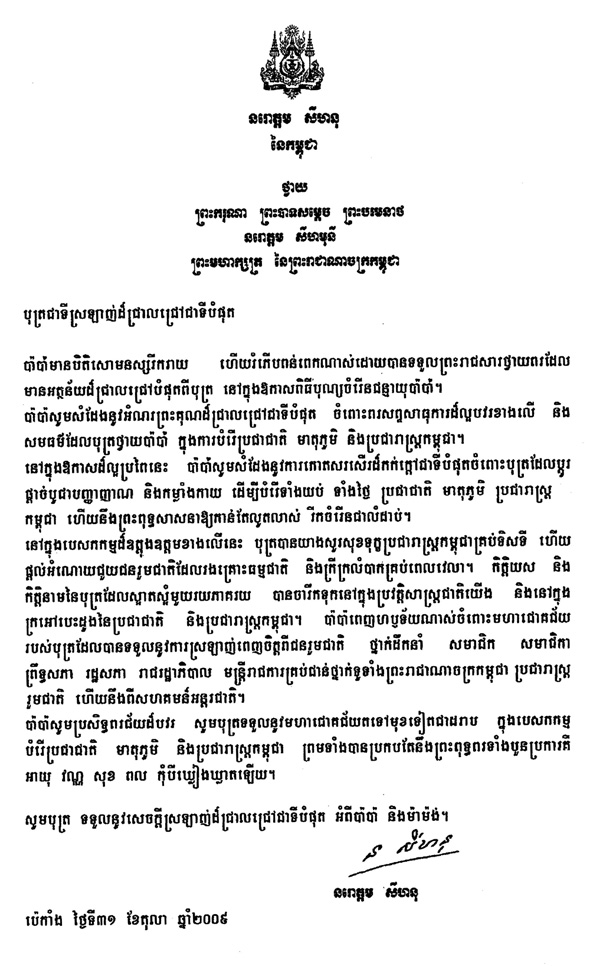
#> input picture data/images/doc1.jpg, 590 x 966 px
$ python -i segmentation.py   (imports and definitions only)
#> lines starting #> are read from the running program, lines starting #| are printed output that depends on the picture; after the words box and inside, x2 and y2 are one past the last pixel; in counts of white or black regions, pixels touching at a corner belong together
#> further down, picture is the input picture: shape (966, 590, 3); min 0, max 255, mean 229
"""
Text region segmentation for Khmer OCR
Identifies different types of text regions (dark, light, medium)
and detects word/line bounding boxes with reading order sorting.
"""

import cv2
import numpy as np

from .config import PINK, ENDC, IMAGE_PROCESSING


def ensure_grayscale(image):
    """Convert BGR to grayscale"""
    if len(image.shape) == 3:
        return cv2.cvtColor(image, cv2.COLOR_BGR2GRAY)
    return image


def segment_text_regions(image):
    """Segment text regions using multiple thresholding strategies"""
    print(PINK + "Segmenting text regions..." + ENDC)
    gray = ensure_grayscale(image)
    masks = []

    # Dark text on light background
    _, dark_text_mask = cv2.threshold(
        gray, 0, 255, cv2.THRESH_BINARY_INV + cv2.THRESH_OTSU
    )
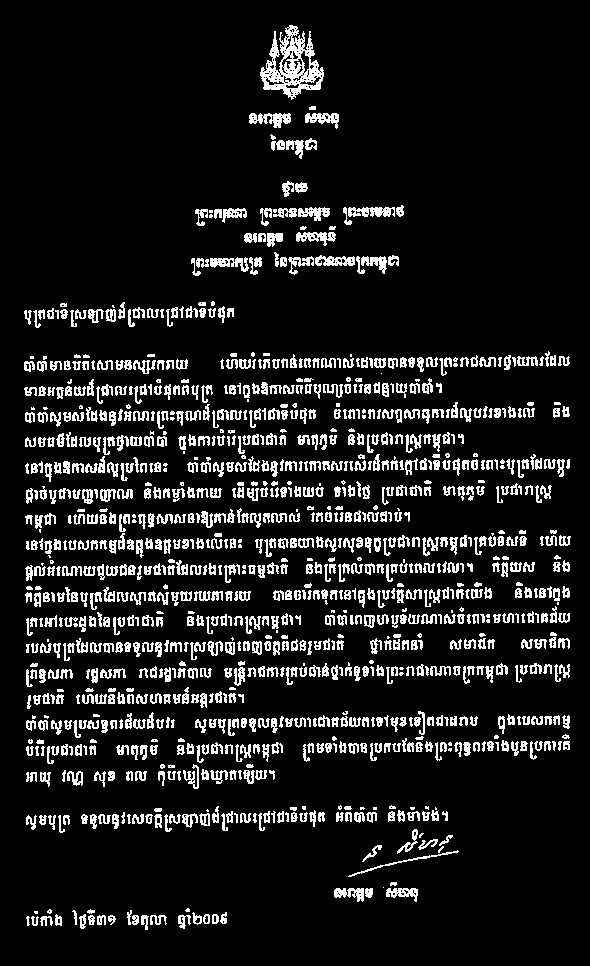
#> dark_text_mask: shape (966, 590); 11% white in thin lines or dots, all inside (x1, y1, x2, y2) = (24, 25, 571, 930)
    masks.append(("dark_text", dark_text_mask))

    # Light text on dark background
    _, light_text_mask = cv2.threshold(
        gray, 0, 255, cv2.THRESH_BINARY + cv2.THRESH_OTSU
    )
    masks.append(("light_text", light_text_mask))

    # Medium contrast text
    blurred = cv2.GaussianBlur(gray, (5, 5), 0)
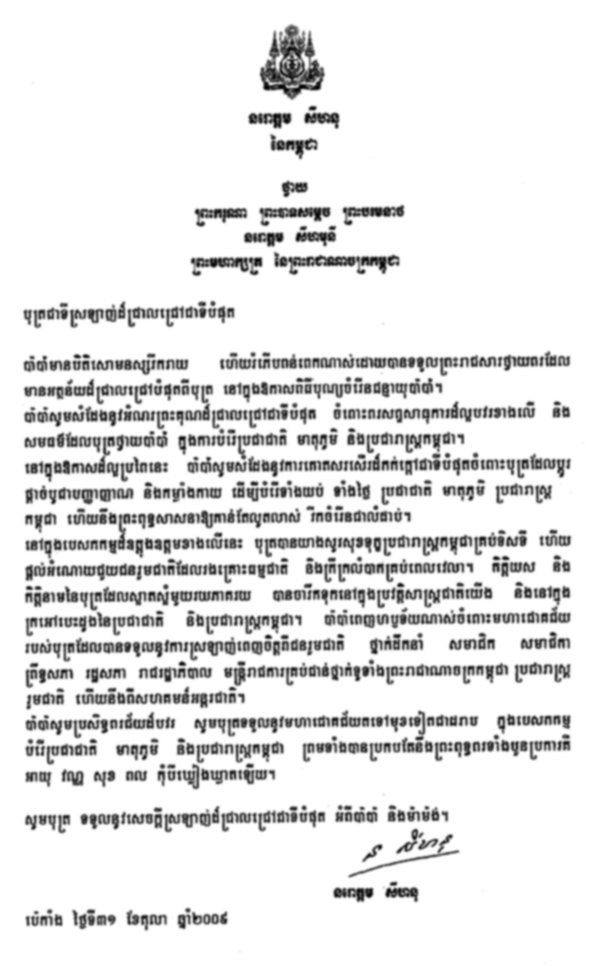
#> blurred: shape (966, 590); min 3, max 255, mean 229
    _, medium_text_mask = cv2.threshold(
        blurred, 0, 255, cv2.THRESH_BINARY_INV + cv2.THRESH_OTSU
    )
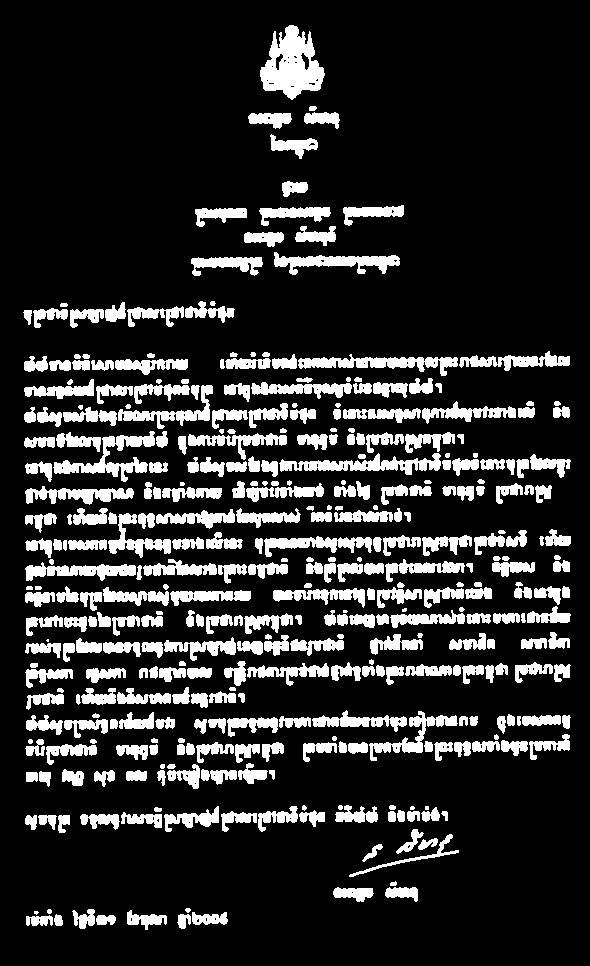
#> medium_text_mask: shape (966, 590); 16.6% white; 371 white regions (7 under 20 px), largest, box (x1, y1, x2, y2) and area: (260, 25, 325, 100) 2882, (53, 431, 155, 482) 1590, (279, 453, 441, 475) 1536
    masks.append(("medium_text", medium_text_mask))

    # Clean masks with morphological operations
    kernel = cv2.getStructuringElement(cv2.MORPH_RECT, (3, 3))

    cleaned_masks = []
    for name, mask in masks:
        cleaned = cv2.morphologyEx(mask, cv2.MORPH_OPEN, kernel)
        cleaned = cv2.morphologyEx(cleaned, cv2.MORPH_CLOSE, kernel)
        cleaned_masks.append((name, cleaned))
#> this loop made 3 passes
#> name on passes 1 to 3: 'dark_text', 'light_text', 'medium_text'
#> pass 1, in segment_text_regions, `cleaned = cv2.morphologyEx(mask, cv2.MORPH_OPEN, kernel)`:
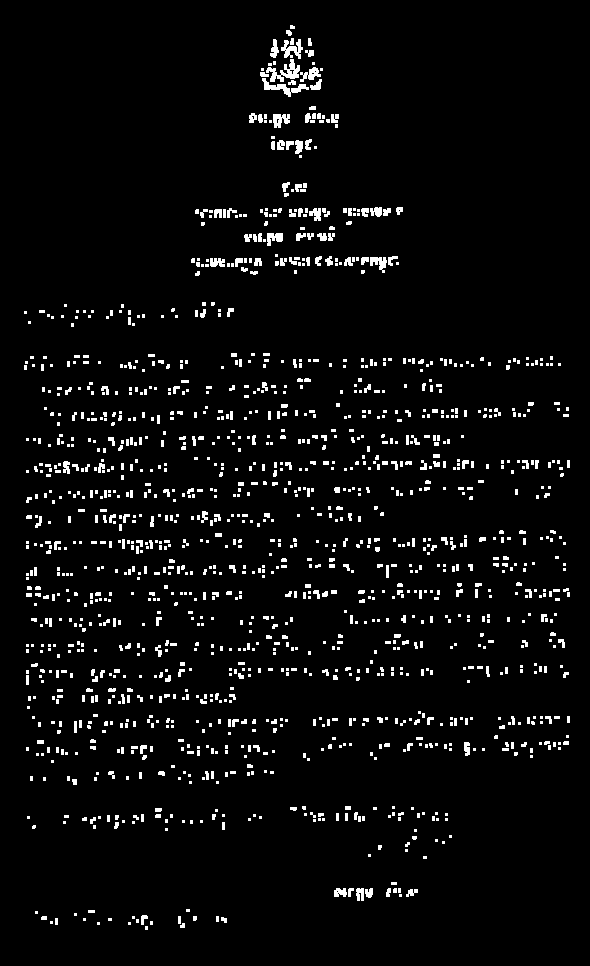
#> cleaned: shape (966, 590); 4.4% white; 1452 white regions (1079 under 20 px), largest, box (x1, y1, x2, y2) and area: (266, 59, 300, 82) 336, (262, 78, 309, 97) 281, (281, 39, 303, 59) 223
#> pass 1, in segment_text_regions, `cleaned = cv2.morphologyEx(cleaned, cv2.MORPH_CLOSE, kernel)`:
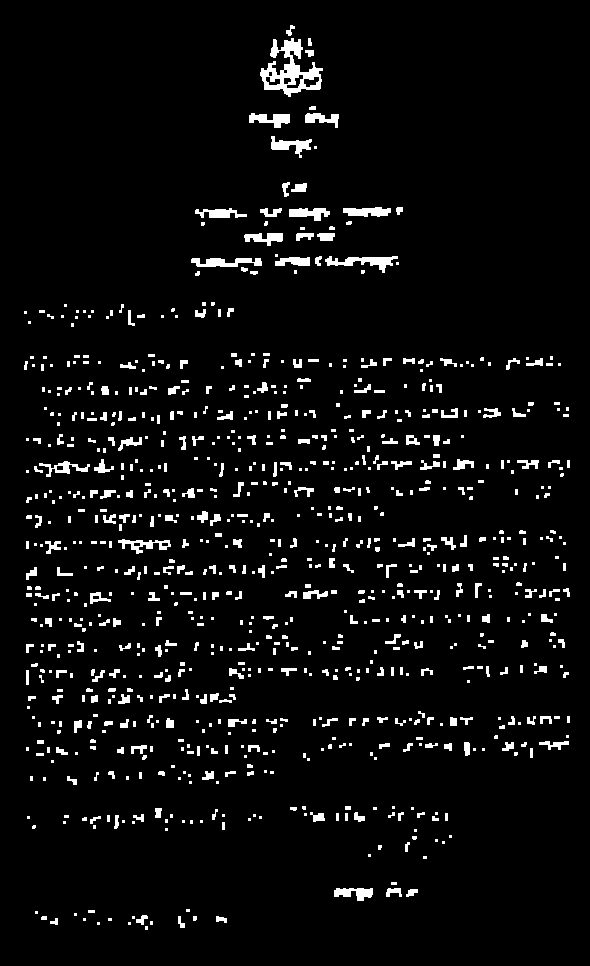
#> cleaned: shape (966, 590); 4.9% white; 897 white regions (470 under 20 px), largest, box (x1, y1, x2, y2) and area: (260, 38, 323, 97) 1516, (325, 256, 398, 273) 503, (191, 258, 262, 267) 431
#> pass 2, in segment_text_regions, `cleaned = cv2.morphologyEx(mask, cv2.MORPH_OPEN, kernel)`:
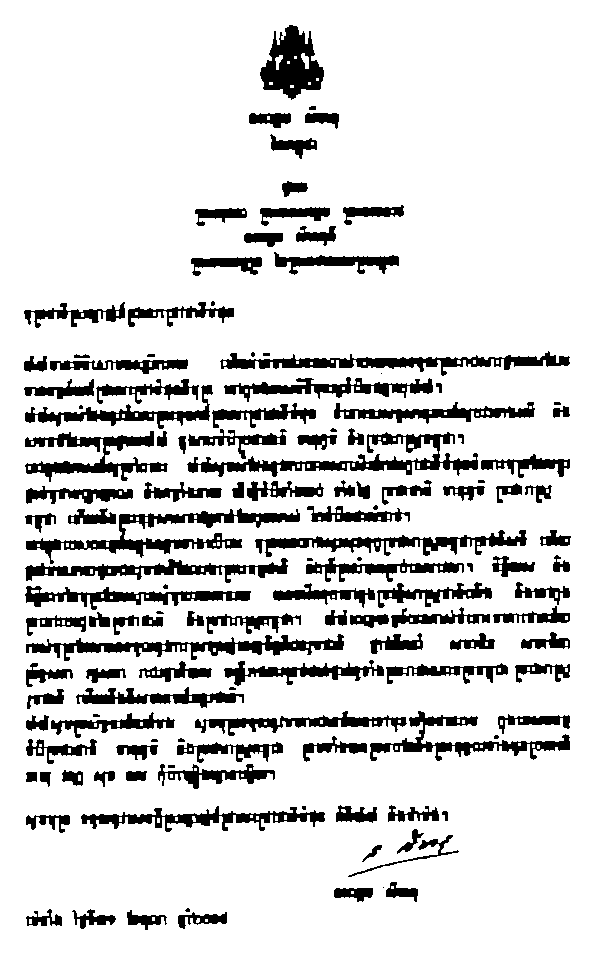
#> cleaned: shape (966, 590); 85.2% white; 135 black regions (16 under 20 px), largest, box (x1, y1, x2, y2) and area: (26, 508, 300, 564) 3563, (187, 432, 478, 477) 3444, (220, 351, 570, 376) 2955
#> pass 2, in segment_text_regions, `cleaned = cv2.morphologyEx(cleaned, cv2.MORPH_CLOSE, kernel)`:
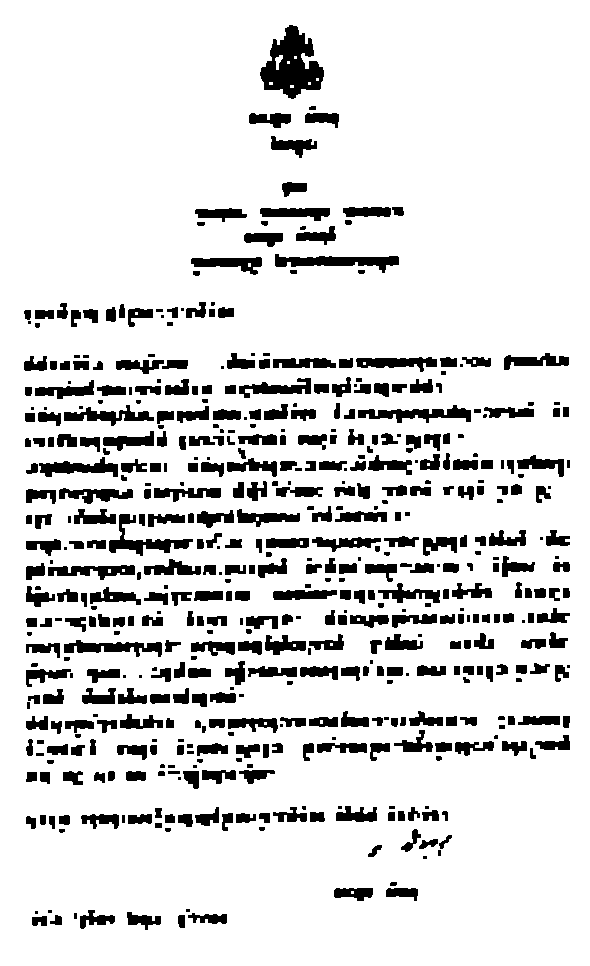
#> cleaned: shape (966, 590); 86.5% white; 523 black regions (85 under 20 px), largest, box (x1, y1, x2, y2) and area: (260, 25, 324, 99) 2662, (275, 254, 399, 273) 1133, (109, 514, 193, 556) 1002
#> after the loop, cleaned_masks = 3 items

    return cleaned_masks, gray


# [127 lines left out: functions _sort_boxes_reading_order, _adaptive_binarize, _column_split, detect_text_lines, handle_handwritten_text, not called in this run]

>>> import cv2
>>> picture = cv2.imread('../../data/images/doc1.jpg')
>>> result = segment_text_regions(picture)

$ run again, on data/images/doc2.jpg
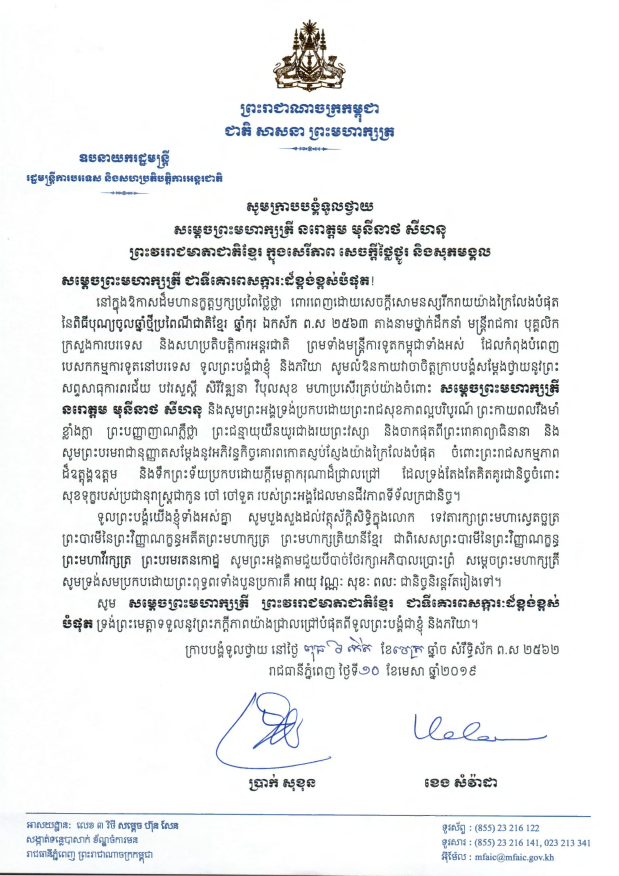
#> input picture data/images/doc2.jpg, 2476 x 3503 px (shown at 1/4 size)
#> picture is the input picture: shape (3503, 2476, 3); mean B, G, R 239.4, 239, 237.7
#> in segment_text_regions, `_, dark_text_mask = cv2.threshold( gray, 0, 255, cv2.THRESH_BINARY_INV..`:
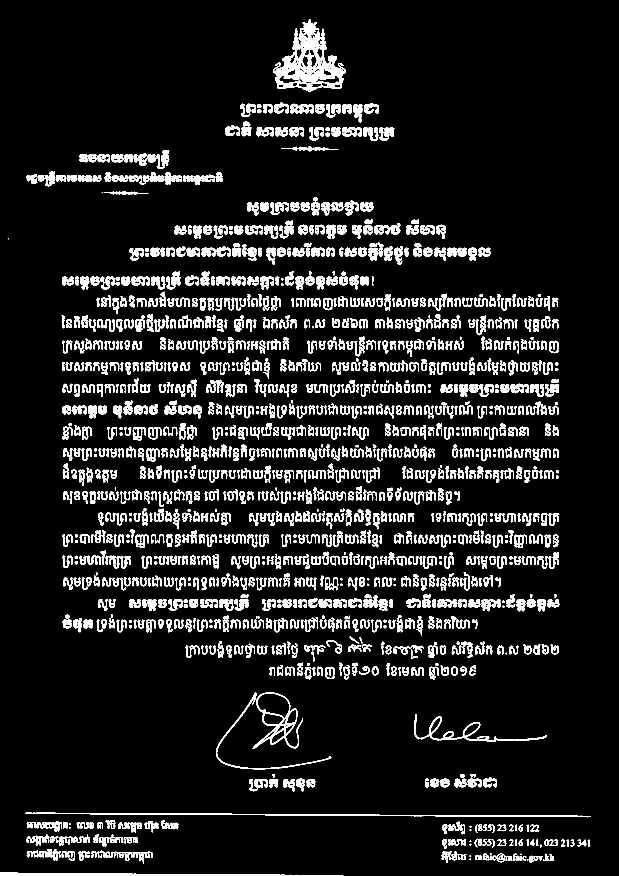
#> dark_text_mask: shape (3503, 2476) (shown at 1/4 size); 8.6% white; 1715 white regions (12 under 20 px), largest, box (x1, y1, x2, y2) and area: (1093, 78, 1383, 369) 29779, (102, 3251, 2363, 3269) 9526, (0, 3491, 1373, 3503) 7763
#> in segment_text_regions, `_, medium_text_mask = cv2.threshold( blurred, 0, 255, cv2.THRESH_BINAR..`:
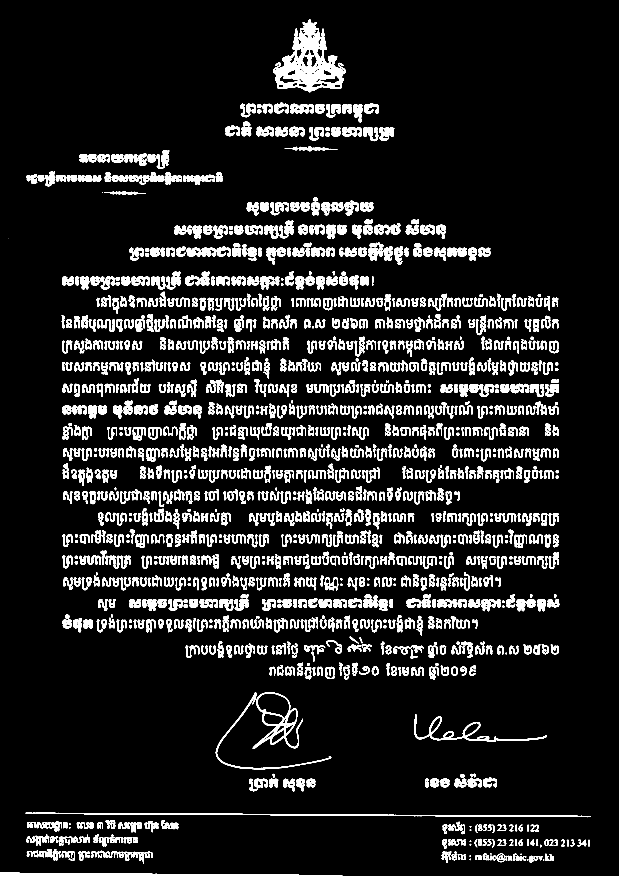
#> medium_text_mask: shape (3503, 2476) (shown at 1/4 size); 9.5% white; 1537 white regions (5 under 20 px), largest, box (x1, y1, x2, y2) and area: (1092, 78, 1383, 369) 34261, (103, 3251, 2363, 3269) 10066, (0, 3491, 1370, 3503) 8998
#> the loop in segment_text_regions, `for name, mask in masks:` made 3 passes
#> name on passes 1 to 3: 'dark_text', 'light_text', 'medium_text'
#> after the loop in segment_text_regions, `for name, mask in masks:`: cleaned_masks = 3 items

$ run again, on data/images/image.png
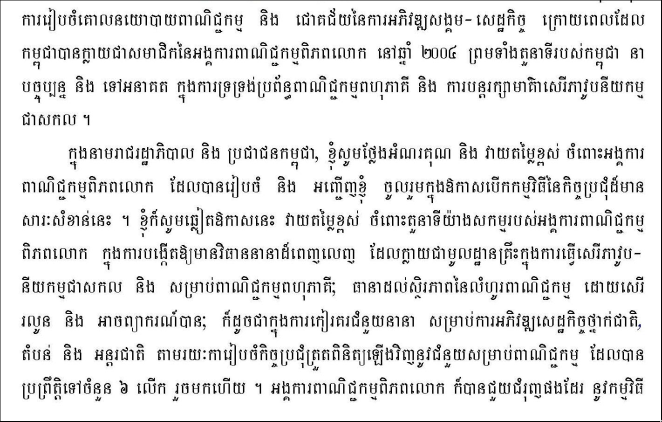
#> input picture data/images/image.png, 1323 x 843 px (shown at 1/2 size)
#> picture is the input picture: shape (843, 1323, 3); mean B, G, R 229.5, 229.5, 229.5
#> in segment_text_regions, `_, dark_text_mask = cv2.threshold( gray, 0, 255, cv2.THRESH_BINARY_INV..`:
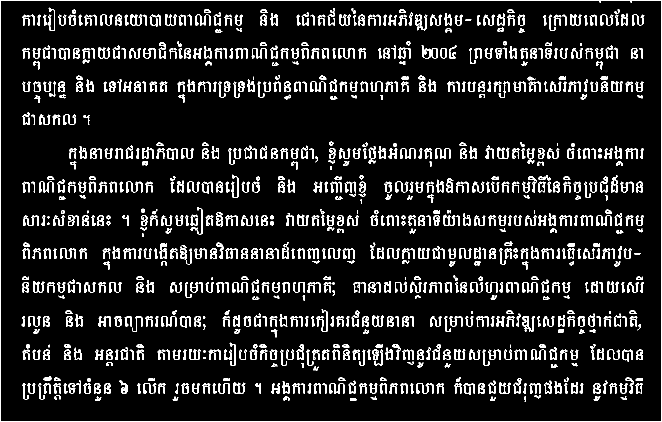
#> dark_text_mask: shape (843, 1323) (shown at 1/2 size); 10% white; 885 white regions (23 under 20 px), largest, box (x1, y1, x2, y2) and area: (0, 0, 1323, 843) 4347, (252, 363, 285, 385) 285, (1193, 430, 1223, 452) 280
#> medium_text_mask: shape (843, 1323); 14.2% white; 833 white regions (14 under 20 px), largest, box (x1, y1, x2, y2) and area: (0, 0, 1323, 843) 4370, (381, 414, 406, 469) 603, (447, 685, 473, 732) 503
#> the loop in segment_text_regions, `for name, mask in masks:` made 3 passes
#> name on passes 1 to 3: 'dark_text', 'light_text', 'medium_text'
#> pass 2, in segment_text_regions, `cleaned = cv2.morphologyEx(cleaned, cv2.MORPH_CLOSE, kernel)`:
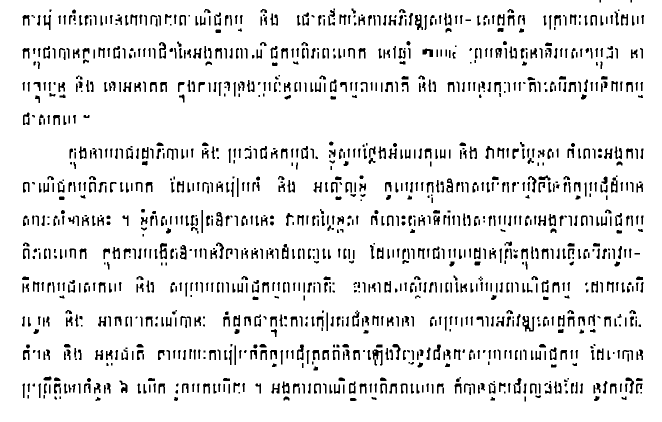
#> cleaned: shape (843, 1323) (shown at 1/2 size); 90.8% white; 1411 black regions (138 under 20 px), largest, box (x1, y1, x2, y2) and area: (1045, 632, 1069, 663) 367, (745, 699, 765, 731) 331, (319, 486, 334, 518) 285
#> after the loop in segment_text_regions, `for name, mask in masks:`: cleaned_masks = 3 items

$ run again, on data/images/itc.png
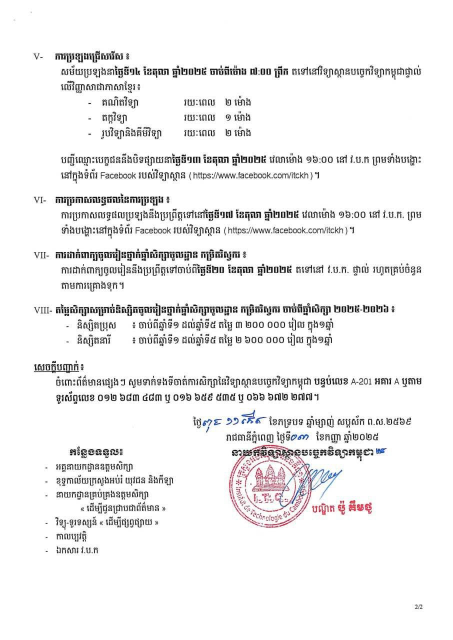
#> input picture data/images/itc.png, 905 x 1280 px (shown at 1/2 size)
#> picture is the input picture: shape (1280, 905, 3); mean B, G, R 240.5, 240.3, 240.7
#> dark_text_mask: shape (1280, 905); 6.8% white in thin lines or dots, all inside (x1, y1, x2, y2) = (67, 102, 845, 1218)
#> medium_text_mask: shape (1280, 905); 11.1% white; 647 white regions (96 under 20 px), largest, box (x1, y1, x2, y2) and area: (458, 889, 685, 1056) 10634, (111, 497, 396, 523) 4207, (231, 606, 476, 632) 3656
#> the loop in segment_text_regions, `for name, mask in masks:` made 3 passes
#> name on passes 1 to 3: 'dark_text', 'light_text', 'medium_text'
#> pass 2, in segment_text_regions, `cleaned = cv2.morphologyEx(cleaned, cv2.MORPH_CLOSE, kernel)`:
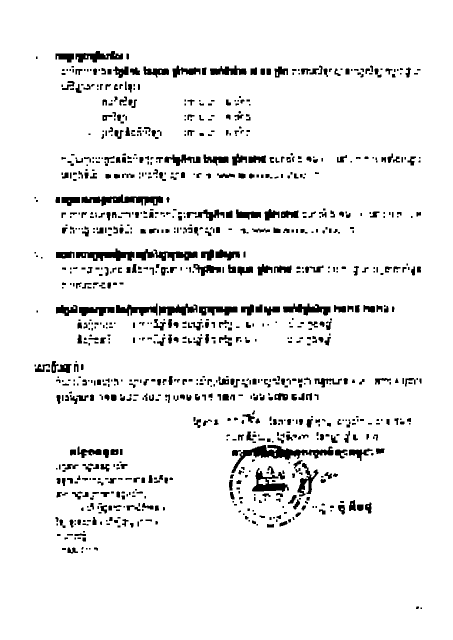
#> cleaned: shape (1280, 905) (shown at 1/2 size); 93.3% white; 1036 black regions (323 under 20 px), largest, box (x1, y1, x2, y2) and area: (463, 890, 667, 946) 2950, (163, 389, 326, 412) 1951, (152, 497, 269, 522) 1520
#> after the loop in segment_text_regions, `for name, mask in masks:`: cleaned_masks = 3 items
